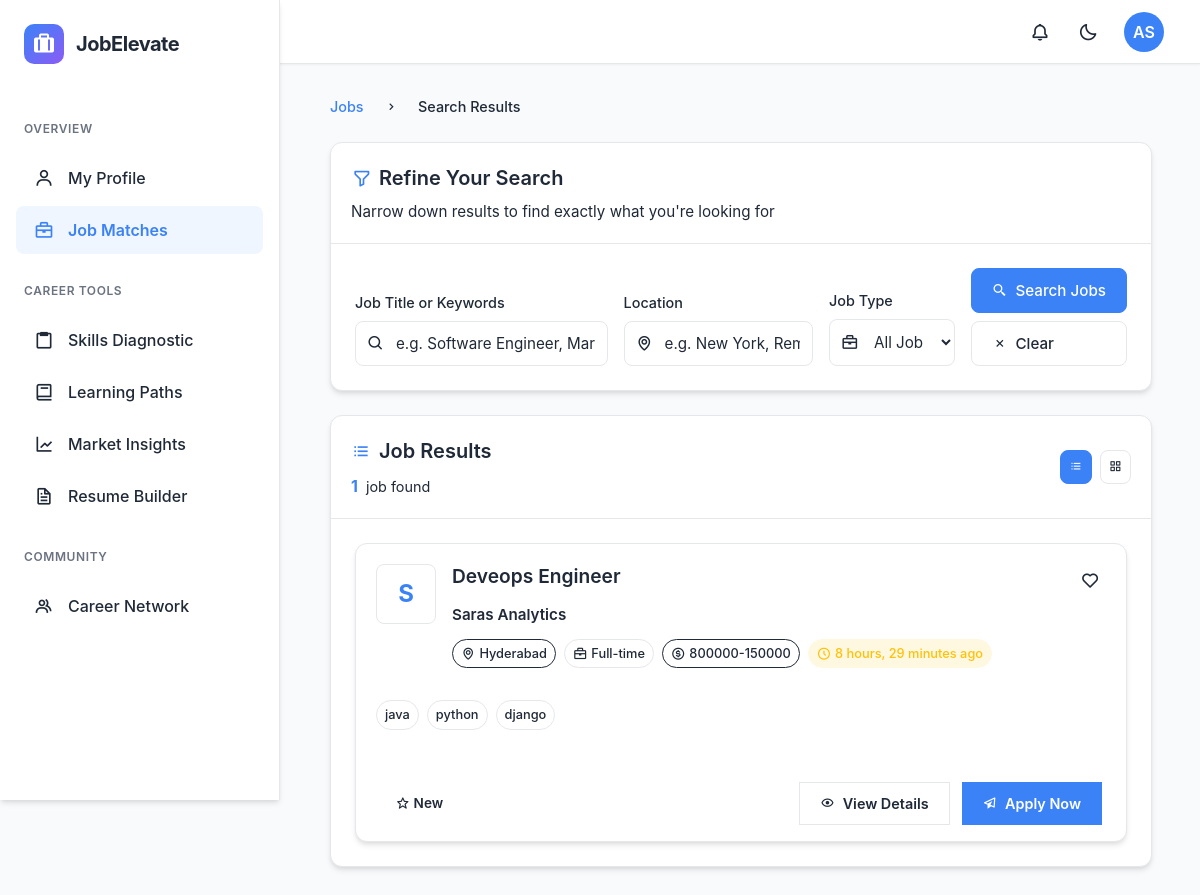
The page /jobs/search/ (signed in) on the database as committed earlier.
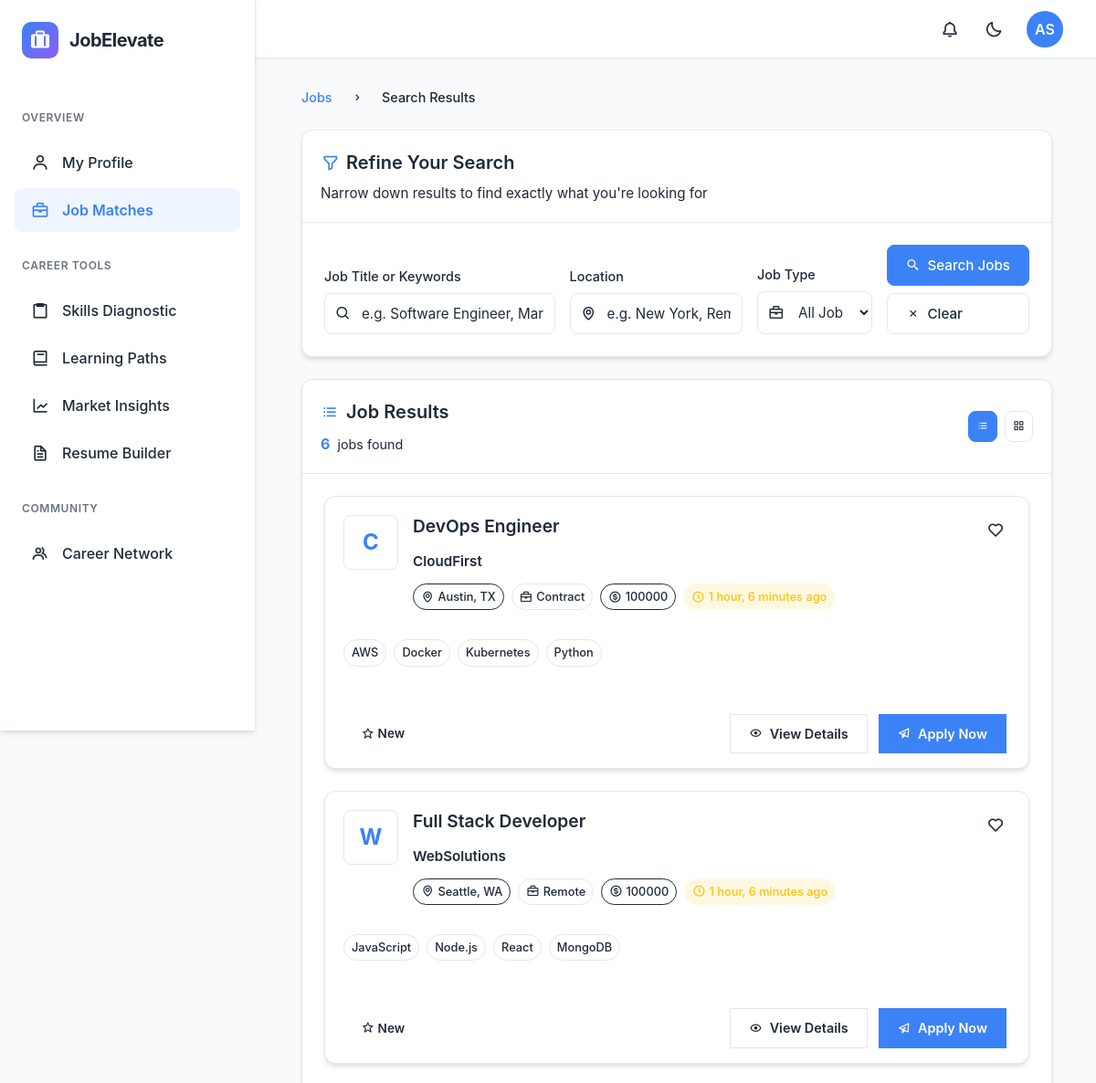
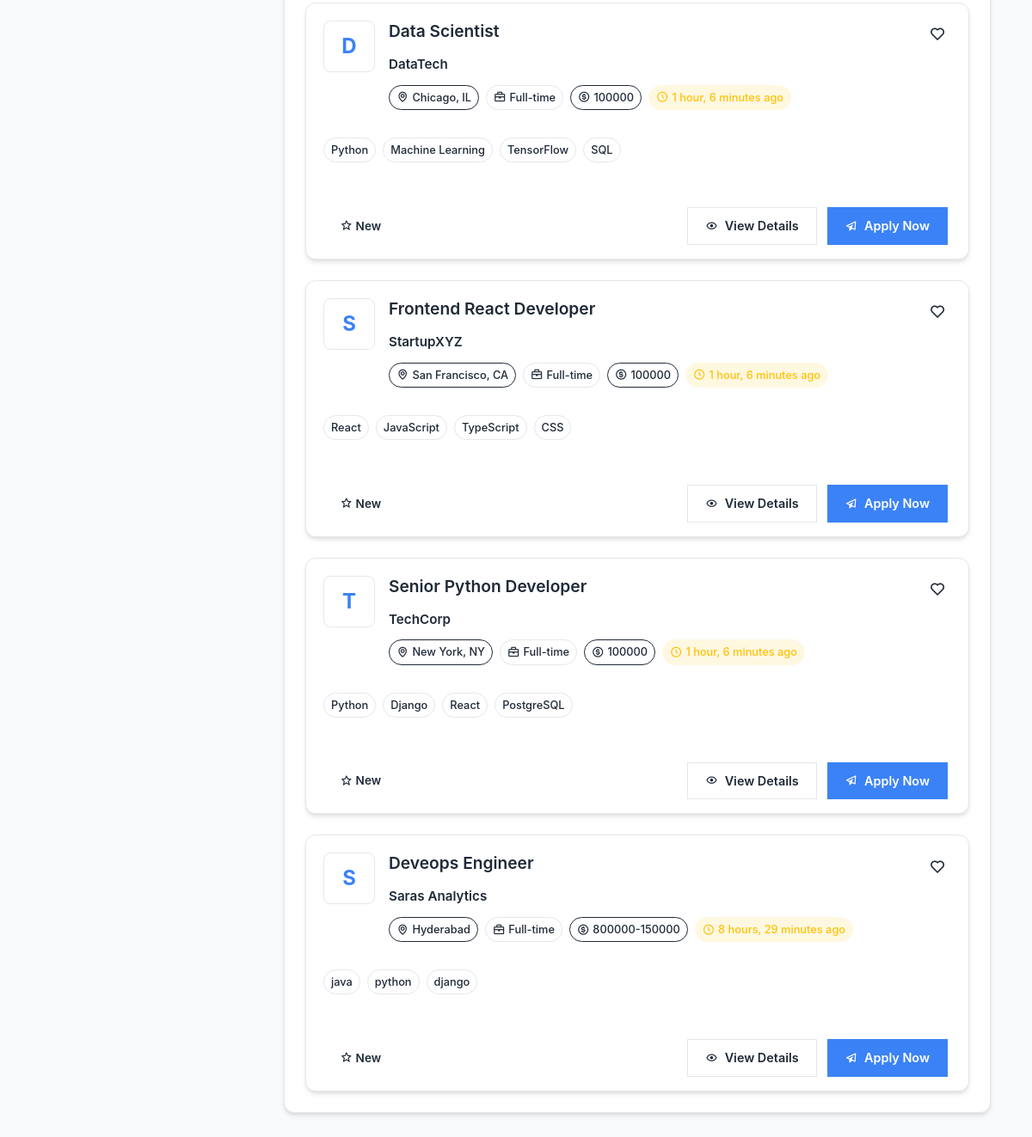
The same page on the database as committed later (2 pictures, top to bottom).
### recruiter/models.py (models this page shows, shortened)
class Job(models.Model):
    JOB_STATUS_CHOICES = [
        ('Open', 'Open'),
        ('Closed', 'Closed'),
        ('Paused', 'Paused'),
        ('Filled', 'Filled'),
    ]
    JOB_TYPE_CHOICES = [
        ('Full-time', 'Full-time'),
        ('Part-time', 'Part-time'),
        ('Internship', 'Internship'),
        ('Remote', 'Remote'),
        ('Contract', 'Contract'),
        ('Freelance', 'Freelance'),
    ]
    title = models.CharField(_('job title'), max_length=255)
    company = models.CharField(_('company'), max_length=255)
    location = models.CharField(_('location'), max_length=255)
    job_type = models.CharField(_('job type'), max_length=50, choices=JOB_TYPE_CHOICES)
    salary = models.CharField(_('salary range'), max_length=100, blank=True, null=True)
    experience = models.IntegerField(_('experience required (years)'), default=0)
    description = models.TextField(_('job description'))
    status = models.CharField(_('job status'), max_length=10, choices=JOB_STATUS_CHOICES, default='Open')
    skills = models.JSONField(_('required skills'), default=list)
    created_at = models.DateTimeField(auto_now_add=True)
    updated_at = models.DateTimeField(auto_now=True)
    posted_by = models.ForeignKey(
        settings.AUTH_USER_MODEL,
        on_delete=models.CASCADE,
        related_name='posted_jobs',
        limit_choices_to={'user_type': 'recruiter'}
    )
    class Meta:
        ordering = ['-created_at']
        verbose_name = _('job')
        verbose_name_plural = _('jobs')

### jobs/views.py (the view)
# urls.py: path('search/', views.search_jobs, name='search_jobs'),
@login_required
def search_jobs(request):
    query = request.GET.get('q', '')
    location = request.GET.get('location', '')
    job_type = request.GET.get('job_type', '')
    jobs = Job.objects.filter(status='Open')
    if query:
        jobs = jobs.filter(
            Q(title__icontains=query) |
            Q(description__icontains=query) |
            Q(skills__contains=[query])
        )
    if location:
        jobs = jobs.filter(location__icontains=location)
    if job_type:
        jobs = jobs.filter(job_type=job_type)
    applied_job_ids = Application.objects.filter(applicant=request.user).values_list('job_id', flat=True)
    bookmarked_job_ids = JobBookmark.objects.filter(user=request.user).values_list('job_id', flat=True)
    context = {
        'jobs': jobs,
        'query': query,
        'location': location,
        'job_type': job_type,
        'applied_job_ids': list(applied_job_ids),
        'bookmarked_job_ids': list(bookmarked_job_ids),
        'job_types': dict(Job.JOB_TYPE_CHOICES),
    }
    return render(request, 'jobs/search_results.html', context)

### accounts/models.py (called while the page is built, shortened)
    def get_job_matches_count(self, match_threshold=0.3):
        if self.user_type not in ['student', 'professional']:
            return 0

### backend/context_processors.py (called while the page is built)
def user_initials(request):
    if request.user.is_authenticated:
        full_name = request.user.full_name.strip() if request.user.full_name else ""
        name_parts = full_name.split()
        if len(name_parts) >= 2:
            initials = name_parts[0][0].upper() + name_parts[-1][0].upper()
        elif len(name_parts) == 1:
            initials = name_parts[0][0].upper()
        else:
            initials = "US"
    else:
        initials = "US"
    return {
        'user_initials': initials
    }

### jobs/templates/jobs/search_results.html (shortened to what the changed rows need)
{% extends 'dashboard/base.html' %}
{% block content %}
<div class="main-content">
    <div class="search-section">
        <div class="search-card">
            <div class="search-header">
                <h2 class="search-title">
                    <i class='bx bx-filter-alt'></i>
                    Refine Your Search
                </h2>
            </div>
        </div>
    </div>
    <div class="results-section">
        <div class="results-header">
            <div class="results-info">
                <div class="results-stats">
                    <span class="results-count">{{ jobs|length }}</span>
                    <span class="results-text">job{{ jobs|length|pluralize }} found</span>
                </div>
            </div>
        </div>
        {% if jobs %}
            <div class="jobs-container" id="jobsContainer">
                {% for job in jobs %}
                    <div class="job-card" data-job-id="{{ job.id }}">
                        <div class="job-card-main">
                            <div class="job-company-section">
                                <div class="company-logo">
                                    {% if job.company_logo %}
                                        <img src="{{ job.company_logo.url }}" alt="{{ job.company }}" class="logo-img">
                                    {% else %}
                                        <div class="logo-placeholder">
                                            {{ job.company|slice:":1"|upper }}
                                        </div>
                                    {% endif %}
                                    <div class="company-verified" title="Verified Company">
                                        <i class='bx bx-badge-check'></i>
                                    </div>
                                </div>
                                <div class="job-details">
                                    <div class="job-header">
                                        <h3 class="job-title">
                                            <a href="{% url 'jobs:job_detail' job_id=job.id %}" class="job-link">
                                                {{ job.title }}
                                            </a>
                                        </h3>
                                        <div class="job-bookmark">
                                            {% if job.id in bookmarked_job_ids %}
                                                <button class="bookmark-btn active" data-job-id="{{ job.id }}" title="Remove from bookmarks">
                                                    <i class='bx bxs-heart'></i>
                                                </button>
                                            {% else %}
                                                <button class="bookmark-btn" data-job-id="{{ job.id }}" title="Add to bookmarks">
                                                    <i class='bx bx-heart'></i>
                                                </button>
                                            {% endif %}
                                        </div>
                                    </div>
                                    <div class="company-info">
                                        <h4 class="company-name">{{ job.company }}</h4>
                                        <div class="job-meta-badges">
                                            <span class="meta-badge location">
                                                <i class='bx bx-map'></i>
                                                {{ job.location }}
                                            </span>
                                            <span class="meta-badge job-type">
                                                <i class='bx bx-briefcase'></i>
                                                {{ job.get_job_type_display }}
                                            </span>
                                            {% if job.salary %}
                                                <span class="meta-badge salary">
                                                    <i class='bx bx-dollar-circle'></i>
                                                    {{ job.salary }}
                                                </span>
                                            {% endif %}
                                            <span class="meta-badge posted-time">
                                                <i class='bx bx-time-five'></i>
                                                {{ job.created_at|timesince }} ago
                                            </span>
                                        </div>
                                    </div>
                                </div>
                            </div>
                            <div class="job-description">
                                {% if job.skills %}
                                    <div class="job-skills">
                                        {% for skill in job.skills|slice:":4" %}
                                            <span class="skill-tag">{{ skill }}</span>
                                        {% endfor %}
                                    </div>
                                {% endif %}
                            </div>
                        </div>
                        <div class="job-card-footer">
                            <div class="job-status">
                                {% if job.id in applied_job_ids %}
                                    <span class="status-applied">
                                        <i class='bx bx-check-circle'></i>
                                        Applied
                                    </span>
                                {% else %}
                                    <span class="status-new">
                                        <i class='bx bx-star'></i>
                                        New
                                    </span>
                                {% endif %}
                            </div>
                            <div class="job-actions">
                                {% if job.id not in applied_job_ids %}
                                    <a href="{% url 'jobs:job_detail' job_id=job.id %}" class="action-btn secondary">
                                        <i class='bx bx-show'></i>
                                        View Details
                                    </a>
                                    <a href="{% url 'jobs:apply_for_job' job_id=job.id %}" class="action-btn primary">
                                        <i class='bx bx-paper-plane'></i>
                                        Apply Now
                                    </a>
                                {% else %}
                                    <a href="{% url 'jobs:job_detail' job_id=job.id %}" class="action-btn outline">
                                        <i class='bx bx-show'></i>
                                        View Application
                                    </a>
                                {% endif %}
                            </div>
                        </div>
                    </div>
                {% endfor %}
            </div>
        {% endif %}
    </div>
</div>
{% endblock %}

Rows that differ between the two databases and show on the page:
added Job: company "C", title "DevOps Engineer", company "CloudFirst", location "Austin, TX", job_type "Contract", salary "100000", created_at "1 hour, 6 minutes", skills "AWS" "Docker" "Kubernetes" "Python", shows "New", shows "View Details"
added Job: company "W", title "Full Stack Developer", company "WebSolutions", location "Seattle, WA", job_type "Remote", salary "100000", created_at "1 hour, 6 minutes", skills "JavaScript" "Node.js" "React" "MongoDB", shows "New", shows "View Details"
added Job: company "D", title "Data Scientist", company "DataTech", location "Chicago, IL", job_type "Full-time", salary "100000", created_at "1 hour, 6 minutes", skills "Python" "Machine Learning" "TensorFlow" "SQL", shows "New", shows "View Details"
added Job: company "S", title "Frontend React Developer", company "StartupXYZ", location "San Francisco, CA", job_type "Full-time", salary "100000", created_at "1 hour, 6 minutes", skills "React" "JavaScript" "TypeScript" "CSS", shows "New", shows "View Details"
added Job: company "T", title "Senior Python Developer", company "TechCorp", location "New York, NY", job_type "Full-time", salary "100000", created_at "1 hour, 6 minutes", skills "Python" "Django" "React" "PostgreSQL", shows "View Details"
Other text that changed with them:
{{ jobs|length }}: "1" → "6"
